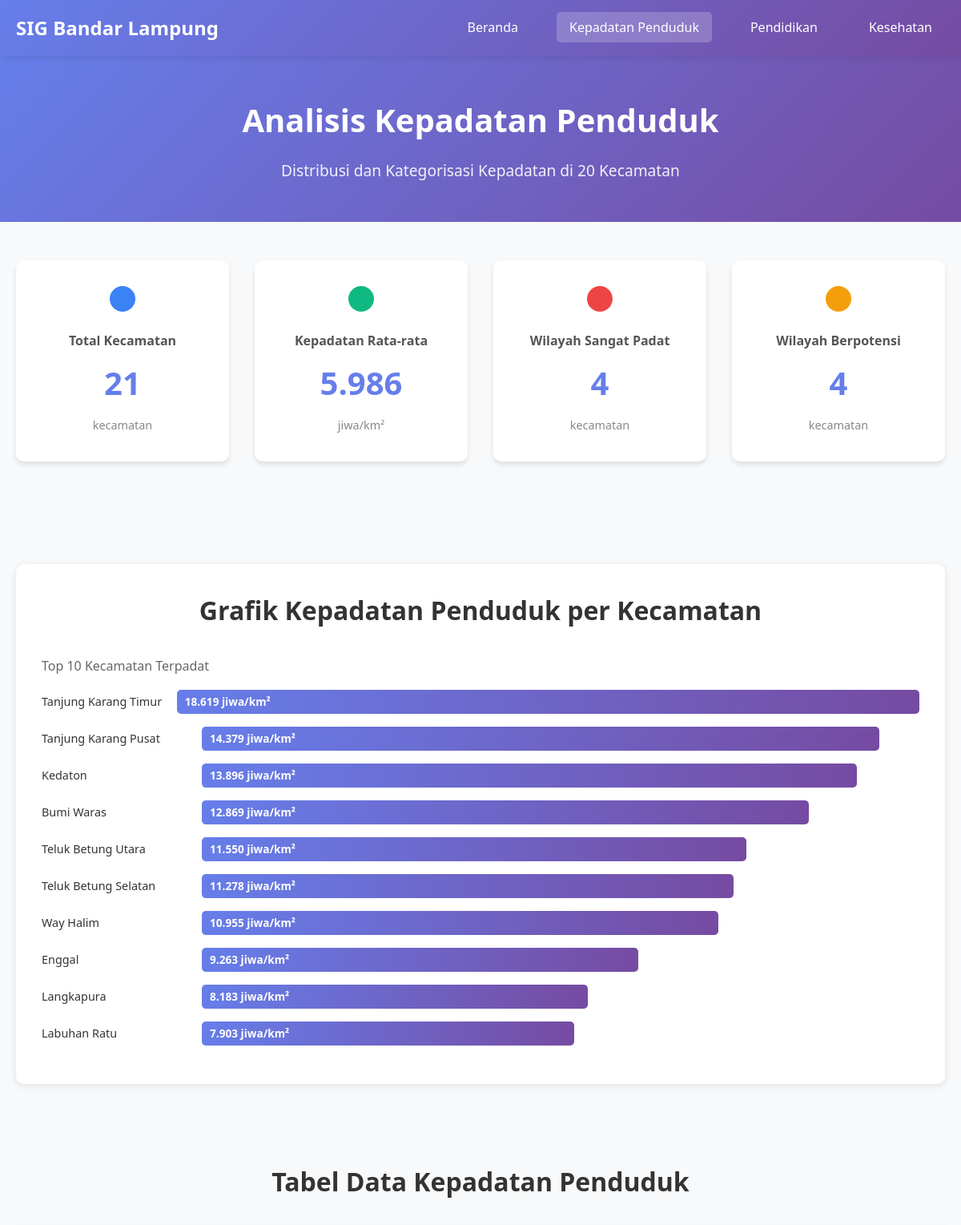
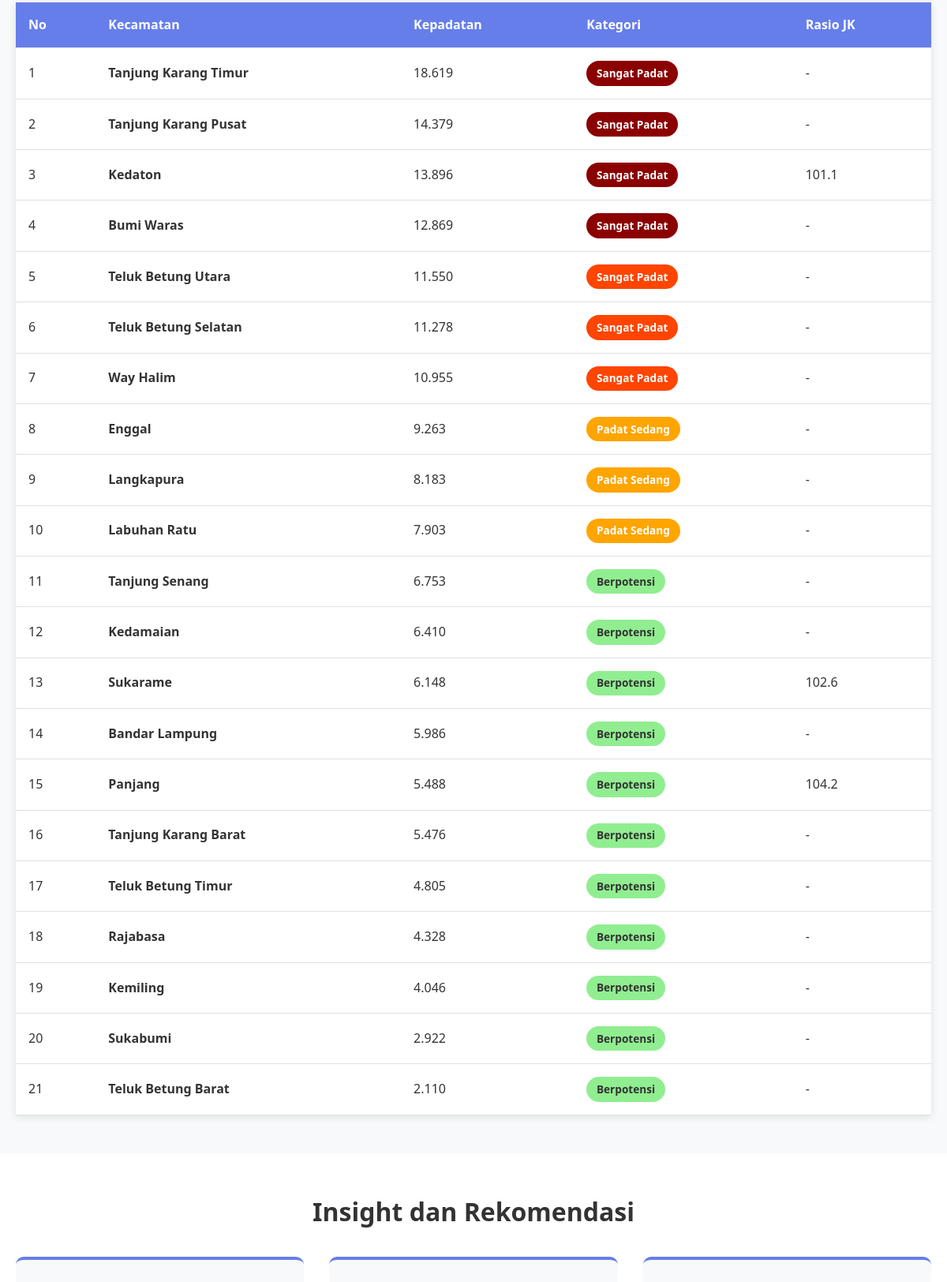
The app's page /pages/kepadatan.php (upper part) with its own data (2 pictures, top to bottom).
### tables this page shows
CREATE TABLE IF NOT EXISTS kecamatan (
    id INT PRIMARY KEY AUTO_INCREMENT,
    nama VARCHAR(100) NOT NULL,
    luas_km2 DECIMAL(10,2),
    jumlah_penduduk INT,
    kepadatan DECIMAL(10,2),
    laki_laki INT,
    perempuan INT,
    rasio_jk DECIMAL(5,2),
    islam INT,
    kristen INT,
    katolik INT,
    hindu INT,
    buddha INT,
    geojson TEXT,
    created_at TIMESTAMP DEFAULT CURRENT_TIMESTAMP,
    updated_at TIMESTAMP DEFAULT CURRENT_TIMESTAMP ON UPDATE CURRENT_TIMESTAMP
);

### config/database.php (called while the page is built, shortened)
<?php
$conn = new mysqli(DB_HOST, DB_USER, DB_PASS, DB_NAME);
$conn->set_charset("utf8mb4");
function query($sql) {
    global $conn;
    $result = $conn->query($sql);
    return $result;
}
function fetchAll($sql) {
    $result = query($sql);
    $data = [];
    while ($row = $result->fetch_assoc()) {
        $data[] = $row;
    }
    return $data;
}
?>

### pages/kepadatan.php (the view, shortened to what this page needs)
<?php
require_once '../config/database.php';
$sql = "SELECT * FROM kecamatan ORDER BY kepadatan DESC";
$kecamatan_data = fetchAll($sql);
$total_kecamatan = count($kecamatan_data);
$rata_rata_kepadatan = 5986;
?>
<!DOCTYPE html>
<html lang="id">
<head>
    <link rel="stylesheet" href="https://unpkg.com/leaflet@1.9.4/dist/leaflet.css">
    <link rel="stylesheet" href="../assets/css/style.css">
</head>
<body>
    <header>
        <nav class="navbar">
            <div class="container">
                <div class="logo">
                    <h1>SIG Bandar Lampung</h1>
                </div>
                <ul class="nav-menu">
                    <li><a href="../index.php">Beranda</a></li>
                    <li><a href="kepadatan.php" class="active">Kepadatan Penduduk</a></li>
                    <li><a href="pendidikan.php">Pendidikan</a></li>
                    <li><a href="kesehatan.php">Kesehatan</a></li>
                </ul>
            </div>
        </nav>
    </header>
    <main>
        <section class="hero">
            <div class="container">
                <h2>Analisis Kepadatan Penduduk</h2>
                <p>Distribusi dan Kategorisasi Kepadatan di 20 Kecamatan</p>
            </div>
        </section>
        <section class="statistics">
            <div class="container">
                <div class="stats-grid">
                    <div class="stat-card">
                        <span class="stat-icon icon-blue"></span>
                        <h4>Total Kecamatan</h4>
                        <p class="stat-number"><?= $total_kecamatan ?></p>
                        <span>kecamatan</span>
                    </div>
                    <div class="stat-card">
                        <span class="stat-icon icon-green"></span>
                        <h4>Kepadatan Rata-rata</h4>
                        <p class="stat-number"><?= number_format($rata_rata_kepadatan, 0, ',', '.') ?></p>
                        <span>jiwa/km²</span>
                    </div>
                    <div class="stat-card">
                        <span class="stat-icon icon-red"></span>
                        <h4>Wilayah Sangat Padat</h4>
                        <p class="stat-number">4</p>
                        <span>kecamatan</span>
                    </div>
                    <div class="stat-card">
                        <span class="stat-icon icon-yellow"></span>
                        <h4>Wilayah Berpotensi</h4>
                        <p class="stat-number">4</p>
                        <span>kecamatan</span>
                    </div>
                </div>
            </div>
        </section>
        <section class="statistics">
            <div class="container">
                <div class="chart-container">
                    <h3>Grafik Kepadatan Penduduk per Kecamatan</h3>
                    <p style="color:#666;margin-bottom:1rem;">Top 10 Kecamatan Terpadat</p>
                    <?php
                    $max_density = 18619;
                    $top_10 = array_slice($kecamatan_data, 0, 10);
                    foreach ($top_10 as $kec):
                        $width_percent = ($kec['kepadatan'] / $max_density) * 100;
                    ?>
                        <div class="chart-bar">
                            <div class="chart-label"><?= $kec['nama'] ?></div>
                            <div class="chart-bar-fill" style="width: <?= $width_percent ?>%">
                                <?= number_format($kec['kepadatan'], 0, ',', '.') ?> jiwa/km²
                            </div>
                        </div>
                    <?php endforeach; ?>
                </div>
            </div>
        </section>
        <section class="statistics">
            <div class="container">
                <h3>Tabel Data Kepadatan Penduduk</h3>
                <table class="data-table">
                    <thead>
                        <tr>
                            <th>No</th>
                            <th>Kecamatan</th>
                            <th>Kepadatan</th>
                            <th>Kategori</th>
                            <th>Rasio JK</th>
                        </tr>
                    </thead>
                    <tbody>
                        <?php
                        $no = 1;
                        foreach ($kecamatan_data as $kec):
                            if ($kec['kepadatan'] > 12000) {
                                $kategori = 'Sangat Padat';
                                $badge_class = 'badge-very-high';
                            } elseif ($kec['kepadatan'] > 10000) {
                                $kategori = 'Sangat Padat';
                                $badge_class = 'badge-high';
                            } elseif ($kec['kepadatan'] > 7000) {
                                $kategori = 'Padat Sedang';
                                $badge_class = 'badge-medium';
                            } else {
                                $kategori = 'Berpotensi';
                                $badge_class = 'badge-low';
                            }
                        ?>
                            <tr>
                                <td><?= $no++ ?></td>
                                <td><strong><?= $kec['nama'] ?></strong></td>
                                <td><?= number_format($kec['kepadatan'], 0, ',', '.') ?></td>
                                <td><span class="density-badge <?= $badge_class ?>"><?= $kategori ?></span></td>
                                <td><?= $kec['rasio_jk'] ? number_format($kec['rasio_jk'], 1) : '-' ?></td>
                            </tr>
                        <?php endforeach; ?>
                    </tbody>
                </table>
            </div>
        </section>
        <section class="analysis">
            <div class="container">
                <h3>Insight dan Rekomendasi</h3>
                <div class="analysis-grid">
                    <div class="analysis-card">
                    </div>
                    <div class="analysis-card">
                    </div>
                    <div class="analysis-card">
                    </div>
                </div>
            </div>
        </section>
    </main>
</body>
</html>

### assets/css/style.css (style rules this page uses)
* { margin: 0; padding: 0; box-sizing: border-box; }
body { font-family: 'Segoe UI', Tahoma, Geneva, Verdana, sans-serif; line-height: 1.6; color: #333; background-color: #f4f4f4; }
.container { max-width: 1200px; margin: 0 auto; padding: 0 20px; }
header { background: linear-gradient(135deg, #667eea 0%, #764ba2 100%); color: white; box-shadow: 0 2px 10px rgba(0,0,0,0.1); position: sticky; top: 0; z-index: 1000; }
.navbar { padding: 1rem 0; }
.navbar .container { display: flex; justify-content: space-between; align-items: center; }
.logo h1 { font-size: 1.5rem; font-weight: 600; }
.nav-menu { display: flex; list-style: none; gap: 2rem; }
.nav-menu a { color: white; text-decoration: none; padding: 0.5rem 1rem; border-radius: 5px; transition: background 0.3s; }
.nav-menu a:hover, .nav-menu a.active { background: rgba(255,255,255,0.2); }
.hero { background: linear-gradient(135deg, #667eea 0%, #764ba2 100%); color: white; padding: 3rem 0; text-align: center; }
.hero h2 { font-size: 2.5rem; margin-bottom: 1rem; }
.hero p { font-size: 1.2rem; opacity: 0.9; }
.statistics { padding: 3rem 0; background: #f8f9fa; }
.statistics h3 { text-align: center; font-size: 2rem; margin-bottom: 2rem; color: #333; }
.stats-grid { display: grid; grid-template-columns: repeat(auto-fit, minmax(250px, 1fr)); gap: 2rem; }
.stat-card { background: white; padding: 2rem; border-radius: 10px; text-align: center; box-shadow: 0 4px 6px rgba(0,0,0,0.1); transition: transform 0.3s, box-shadow 0.3s; }
.stat-icon { font-size: 3rem; margin-bottom: 1rem; }
.stat-card h4 { color: #555; margin-bottom: 0.5rem; font-size: 1rem; }
.stat-number { font-size: 2.5rem; font-weight: bold; color: #667eea; margin: 0.5rem 0; }
.stat-card span { color: #888; font-size: 0.9rem; }
.analysis { padding: 3rem 0; background: white; }
.analysis h3 { text-align: center; font-size: 2rem; margin-bottom: 2rem; color: #333; }
.analysis-grid { display: grid; grid-template-columns: repeat(auto-fit, minmax(300px, 1fr)); gap: 2rem; }
.analysis-card { background: #f8f9fa; padding: 2rem; border-radius: 10px; border-top: 4px solid #667eea; }

### pages/kepadatan.php (style rules this page uses)
.data-table { width: 100%; border-collapse: collapse; margin-top: 2rem; background: white; box-shadow: 0 2px 10px rgba(0, 0, 0, 0.1); }
.data-table th, .data-table td { padding: 1rem; text-align: left; border-bottom: 1px solid #e0e0e0; }
.data-table th { background: #667eea; color: white; font-weight: 600; }
.density-badge { display: inline-block; padding: 0.3rem 0.8rem; border-radius: 20px; font-size: 0.85rem; font-weight: 600; }
.badge-very-high { background: #8B0000; color: white; }
.badge-high { background: #FF4500; color: white; }
.badge-medium { background: #FFA500; color: white; }
.badge-low { background: #90EE90; color: #333; }
.chart-container { background: white; padding: 2rem; border-radius: 10px; margin-top: 2rem; box-shadow: 0 2px 10px rgba(0, 0, 0, 0.1); }
.chart-bar { display: flex; align-items: center; margin: 1rem 0; }
.chart-label { width: 200px; font-size: 0.9rem; }
.chart-bar-fill { height: 30px; background: linear-gradient(90deg, #667eea, #764ba2); border-radius: 5px; transition: width 0.5s ease; display: flex; align-items: center; padding: 0 10px; color: white; font-weight: 600; font-size: 0.85rem; }
.stat-icon { width: 32px; height: 32px; border-radius: 50%; display: inline-block; }
.icon-blue { background: #3b82f6; }
.icon-green { background: #10b981; }
.icon-red { background: #ef4444; }
.icon-yellow { background: #f59e0b; }

### records on screen
kecamatan: nama "Tanjung Karang Timur", kepadatan "18.619", kepadatan "Sangat Padat"
kecamatan: nama "Tanjung Karang Pusat", kepadatan "14.379", kepadatan "Sangat Padat"
kecamatan: nama "Kedaton", kepadatan "13.896", kepadatan "Sangat Padat", rasio_jk "101.1"
kecamatan: nama "Bumi Waras", kepadatan "12.869", kepadatan "Sangat Padat"
kecamatan: nama "Teluk Betung Utara", kepadatan "11.550", kepadatan "Sangat Padat"
kecamatan: nama "Teluk Betung Selatan", kepadatan "11.278", kepadatan "Sangat Padat"
kecamatan: nama "Way Halim", kepadatan "10.955", kepadatan "Sangat Padat"
kecamatan: nama "Enggal", kepadatan "9.263", kepadatan "Padat Sedang"
kecamatan: nama "Langkapura", kepadatan "8.183", kepadatan "Padat Sedang"
kecamatan: nama "Labuhan Ratu", kepadatan "7.903", kepadatan "Padat Sedang"
kecamatan: nama "Tanjung Senang", kepadatan "6.753", kepadatan "Berpotensi"
kecamatan: nama "Kedamaian", kepadatan "6.410", kepadatan "Berpotensi"
kecamatan: nama "Sukarame", kepadatan "6.148", kepadatan "Berpotensi", rasio_jk "102.6"
kecamatan: nama "Bandar Lampung", kepadatan "5.986", kepadatan "Berpotensi"
kecamatan: nama "Panjang", kepadatan "5.488", kepadatan "Berpotensi", rasio_jk "104.2"
kecamatan: nama "Tanjung Karang Barat", kepadatan "5.476", kepadatan "Berpotensi"
kecamatan: nama "Teluk Betung Timur", kepadatan "4.805", kepadatan "Berpotensi"
kecamatan: nama "Rajabasa", kepadatan "4.328", kepadatan "Berpotensi"
kecamatan: nama "Kemiling", kepadatan "4.046", kepadatan "Berpotensi"
kecamatan: nama "Sukabumi", kepadatan "2.922", kepadatan "Berpotensi"
kecamatan: nama "Teluk Betung Barat", kepadatan "2.110", kepadatan "Berpotensi"

### other values on screen
$total_kecamatan "21"
$rata_rata_kepadatan "5.986"
